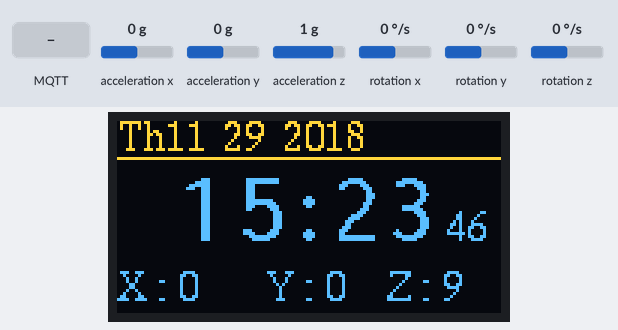
Recording of a sketch running on a simulated ESP32. Parts: 128×64 one-colour display. Wiring (inferred from the names in the program): DS1307 clock at I2C address 0x68. The test bench sets the inputs (shaded band); at power-on: acceleration x 0 g, acceleration y 0 g, acceleration z 1 g, rotation x 0 °/s, rotation y 0 °/s, rotation z 0 °/s. The OLED is the two-colour kind (top 16 rows yellow); WiFi joins after 1.5 s; servers stay silent unless stated; the local clock reads 2024-03-15 10:24:30 at power-on unless the sketch sets it; no MQTT or app messages arrive unless stated; what the sketch prints to the serial monitor is not drawn.

Above: at 2.7 s.
2.8 s: acceleration x set to -1.4 g
At 3.9 s:
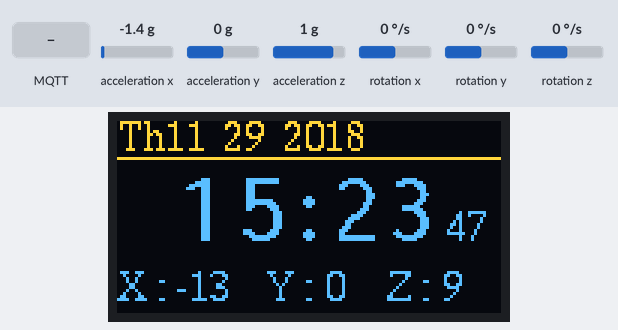
4.5 s: acceleration y set to -1.4 g
At 5.8 s:
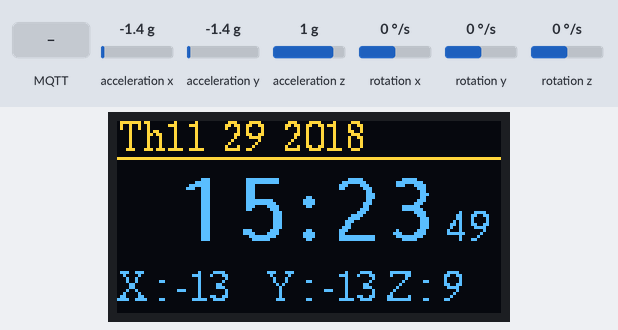
6.5 s: acceleration z set to -1.4 g
At 8.4 s:
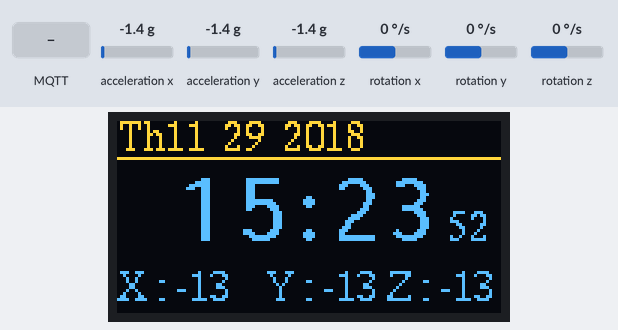
8.6 s: MQTT message "1" arrives on the first subscribed topic
11.3 s: acceleration x set to -0.8 g
At 13.4 s:
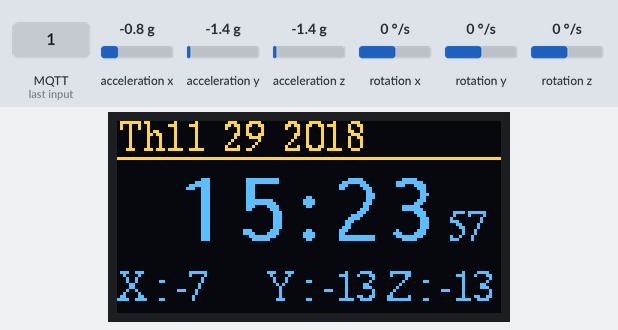
13.5 s: MQTT message "on" arrives on the first subscribed topic
Timing chart, 0 to 16.5 s (numbered marks = the images above; inputs shaded):
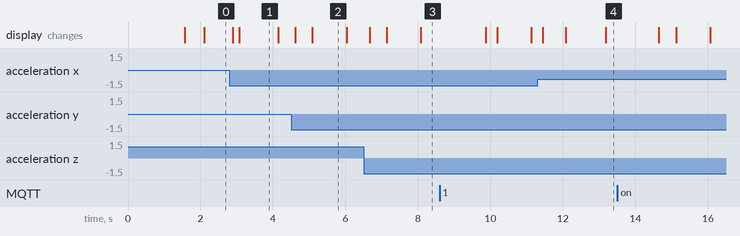

The sketch:

Arduino.ino
```cpp
#include <Arduino.h>
#include <U8g2lib.h>
#include <string.h>
#include <MPU6050.h>
#include <WiFi.h>
#include <PubSubClient.h>

#include <Wire.h>
#define ssid "PTIT_LAB DAO TAO"
#define password "buuchinh@"

#define mqtt_server "10.170.46.243"
#define mqtt_topic_sub "demo"

const uint16_t mqtt_port = 1883;

WiFiClient espClient;
PubSubClient client(espClient);

U8G2_SH1106_128X64_NONAME_F_HW_I2C u8g2(U8G2_R0, /* reset=*/ U8X8_PIN_NONE);
MPU6050 mpu;
String s;
/* Địa chỉ của DS1307 */
const byte DS1307 = 0x68;
/* Số byte dữ liệu sẽ đọc từ DS1307 */
const byte NumberOfFields = 7;

/* khai báo các biến thời gian */
int second, minute, hour, day, wday, month, year;
char buf[9];
Vector normAccel;
  int pitch ;
  int roll ;
  int yaw;
char msgAx[50],msgAy[50],msgAz[50],msgYaw[50],msgPitch[50],msgRoll[50],msgTime[50];
void setup_wifi() {
  delay(10);
  Serial.println();
  Serial.print("Connecting to ");
  Serial.println(ssid);
  WiFi.begin(ssid, password);
  while (WiFi.status() != WL_CONNECTED) {
    delay(500);
    Serial.print(".");
  }
  Serial.println("");
  Serial.println("WiFi connected");
  Serial.println("IP address: ");
  Serial.println(WiFi.localIP());
}


void inMainPage(){
  u8g2.clearBuffer();          // clear the internal memory
  u8g2.firstPage();
  do {
    u8g2.setFont(u8g2_font_inr21_mn); // Font 22 pixel số
    if (hour >=10)
    snprintf (buf, 9, "%d", hour);
    else snprintf (buf, 9, "0%d", hour);
    u8g2.drawStr(20,40,buf);  // write something to the internal memory
    if (minute >=10)
    snprintf (buf, 9, "%d", minute);
    else snprintf (buf, 9, "0%d", minute);
    u8g2.drawStr(70,40,buf);
    u8g2.drawStr(55,40,":");
    u8g2.setFont(u8g2_font_timR10_tf); // Font 10
    if (month >=10)
    snprintf (buf, 9, "Th%d", month);
    else snprintf (buf, 9, "Th0%d", month);
    u8g2.drawStr(0,10,buf);
    if (day >=10)
    snprintf (buf, 9, "%d", day);
    else snprintf (buf, 9, "0%d", day);
    u8g2.drawStr(35,10,buf);

    snprintf (buf, 9, "%d", year);
    u8g2.drawStr(55,10,buf);

    u8g2.drawLine(0,12,128,12);
    u8g2.setFont(u8g2_font_timR10_tf); // Font 10

    if (second >=10)
    snprintf (buf, 9, "%d", second);
    else snprintf (buf, 9, "0%d", second);
    u8g2.drawStr(110,40,buf);

    snprintf(buf,9,"X : %d",(int)normAccel.XAxis);
    u8g2.drawStr(0,60,buf);
    snprintf(buf,9,"Y : %d",(int)normAccel.YAxis);
    u8g2.drawStr(50,60,buf);
    snprintf(buf,9,"Z : %d",(int)normAccel.ZAxis);
    u8g2.drawStr(90,60,buf);


  } while (u8g2.nextPage());
  // transfer internal memory to the display
  u8g2.sendBuffer();          // transfer internal memory to the display
}
void readDS1307()
{
        Wire.beginTransmission(DS1307);
        Wire.write((byte)0x00);
        Wire.endTransmission();
        Wire.requestFrom(DS1307, NumberOfFields);

        second = bcd2dec(Wire.read() & 0x7f);
        minute = bcd2dec(Wire.read() );
        hour   = bcd2dec(Wire.read() & 0x3f); // chế độ 24h.
        wday   = bcd2dec(Wire.read() );
        day    = bcd2dec(Wire.read() );
        month  = bcd2dec(Wire.read() );
        year   = bcd2dec(Wire.read() );
        year += 2000;
}
/* Chuyển từ format BCD (Binary-Coded Decimal) sang Decimal */
int bcd2dec(byte num)
{
        return ((num/16 * 10) + (num % 16));
}
/* Chuyển từ Decimal sang BCD */
int dec2bcd(byte num)
{
        return ((num/10 * 16) + (num % 10));
}

void digitalClockDisplay(){
    // digital clock display of the time
    Serial.print(hour);
    printDigits(minute);
    printDigits(second);
    Serial.print(" ");
    Serial.print(day);
    Serial.print(" ");
    Serial.print(month);
    Serial.print(" ");
    Serial.print(year);
    Serial.println();
}

void printDigits(int digits){
    // các thành phần thời gian được ngăn chách bằng dấu :
    Serial.print(":");

    if(digits < 10)
        Serial.print('0');
    Serial.print(digits);
}

/* cài đặt thời gian cho DS1307 */
void setTime(byte hr, byte minu, byte sec, byte wd, byte d, byte mth, byte yr)
{
        Wire.beginTransmission(DS1307);
        Wire.write(byte(0x00)); // đặt lại pointer
        Wire.write(dec2bcd(sec));
        Wire.write(dec2bcd(minu));
        Wire.write(dec2bcd(hr));
        Wire.write(dec2bcd(wd)); // day of week: Sunday = 1, Saturday = 7
        Wire.write(dec2bcd(d));
        Wire.write(dec2bcd(mth));
        Wire.write(dec2bcd(yr));
        Wire.endTransmission();
}
void callback(char* topic, byte* payload, unsigned int length) {
  s="";
  Serial.print("Message arrived [");
  Serial.print(topic);
  Serial.print("] ");
  for (int i = 0; i < length; i++) {
    Serial.print((char)payload[i]);
    s+=(char)payload[i];
  }

  Serial.println();
  //xuLyChuoi(s);
  Serial.print(s);


  delay(1000);
}

void reconnect() {
  while (!client.connected()) {
    Serial.print("Attempting MQTT connection...");
    if (client.connect("ESP8266Client")) {
      Serial.println("connected");
      client.publish("ax", "ESP_reconnected");
      client.publish("ay", "ESP_reconnected");
      client.publish("az", "ESP_reconnected");
      client.publish("pitch", "ESP_reconnected");
      client.publish("roll", "ESP_reconnected");
      client.publish("yaw", "ESP_reconnected");
      client.subscribe("Server");
    } else {
      Serial.print("failed, rc=");
      Serial.print(client.state());
      Serial.println(" try again in 5 seconds");
      delay(5000);
    }
  }
}
void setup() {

  u8g2.begin();
  Wire.begin();
  setup_wifi();
  client.setServer(mqtt_server, mqtt_port);
  client.setCallback(callback);
  while(!mpu.begin(MPU6050_SCALE_2000DPS, MPU6050_RANGE_2G))
  {
    Serial.println("Could not find a valid MPU6050 sensor, check wiring!");
    delay(500);
  }
  u8g2.enableUTF8Print();
  u8g2.setFont(u8g2_font_unifont_t_vietnamese2); // choose a suitable font
  /* cài đặt thời gian cho module */
  setTime(15, 23, 45, 5, 29, 11, 18); // 12:30:45 CN 08-02-2015

  Serial.begin(115200);
}
void loop() {
  /* Đọc dữ liệu của DS1307 */
 //u8g2.clearBuffer();
  readDS1307();

  digitalClockDisplay();

  normAccel = mpu.readNormalizeAccel();
  pitch = (atan(normAccel.XAxis/sqrt(normAccel.YAxis*normAccel.YAxis + normAccel.ZAxis*normAccel.ZAxis))*180.0)/M_PI;
  roll = (atan(normAccel.YAxis/sqrt(normAccel.XAxis*normAccel.XAxis + normAccel.ZAxis*normAccel.ZAxis))*180.0)/M_PI;
  yaw = (atan(normAccel.ZAxis/sqrt(normAccel.XAxis*normAccel.XAxis + normAccel.ZAxis*normAccel.ZAxis))*180.0)/M_PI;
  inMainPage();
  Serial.print(" Xnorm = ");  Serial.print(normAccel.XAxis);
  Serial.print(" Ynorm = ");  Serial.print(normAccel.YAxis);
  Serial.print(" Znorm = ");  Serial.print(normAccel.ZAxis);  Serial.println();

//  snprintf(buf,9,"X:%d",(int)normAccel.XAxis);
//    u8g2.drawStr(0,60,buf);
//    snprintf(buf,9,"Y:%d",(int)normAccel.YAxis);
//    u8g2.drawStr(40,60,buf);
//    snprintf(buf,9,"Z:%d",(int)normAccel.ZAxis);
//    u8g2.drawStr(80,60,buf);
//    u8g2.sendBuffer();
//
//  Serial.print(" Pitch = ");  Serial.print(pitch);
//  Serial.print(" Roll = ");   Serial.print(roll);
//  Serial.print(" Yaw = ");    Serial.print(yaw);              Serial.println();
//
//  float temp = mpu.readTemperature();
//  Serial.print(" Temp = ");   Serial.print(temp);             Serial.println(" *C");


if (!client.connected()) {
    reconnect();
  }
  client.loop();

    snprintf (msgAx, 75, "%ld", normAccel.XAxis); client.publish("ax", msgAx);
    snprintf (msgAy, 75, "%ld", normAccel.YAxis); client.publish("ay", msgAy);
    snprintf (msgAz, 75, "%ld", normAccel.ZAxis); client.publish("az", msgAz);

    snprintf (msgYaw, 75, "%ld", yaw);            client.publish("yaw", msgYaw);
    snprintf (msgPitch, 75, "%ld", pitch);        client.publish("pitch", msgPitch);
    snprintf (msgRoll, 75, "%ld", roll);          client.publish("roll", msgRoll);

  delay(100);
}
```

Measured:
- what the display in image 1 shows lasts 1.0 s, from 3.1 s to 4.1 s
- what the display in image 2 shows lasts 0.9 s, from 5.1 s to 6.0 s
